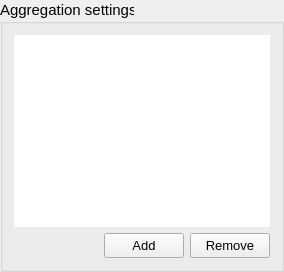
           <widget class="QgsCollapsibleGroupBox" name="group_aggregation">
            <property name="sizePolicy">
             <sizepolicy hsizetype="Preferred" vsizetype="Expanding">
              <horstretch>0</horstretch>
              <verstretch>0</verstretch>
             </sizepolicy>
            </property>
            <property name="font">
             <font>
              <family>Segoe UI</family>
              <pointsize>11</pointsize>
             </font>
            </property>
            <property name="title">
             <string>Aggregation settings</string>
            </property>
            <property name="collapsed">
             <bool>true</bool>
            </property>
            <layout class="QGridLayout" name="gridLayout_4">
             <item row="0" column="0" rowspan="2" colspan="3">
              <widget class="QTreeView" name="aggregation_tv">
               <property name="styleSheet">
                <string notr="true">QTreeView {background-color: white;}</string>
               </property>
               <property name="frameShape">
                <enum>QFrame::NoFrame</enum>
               </property>
               <property name="selectionMode">
                <enum>QAbstractItemView::SingleSelection</enum>
               </property>
              </widget>
             </item>
             <item row="2" column="2">
              <widget class="QPushButton" name="remove_aggregation_entry">
               <property name="minimumSize">
                <size>
                 <width>0</width>
                 <height>25</height>
                </size>
               </property>
               <property name="font">
                <font>
                 <family>MS Shell Dlg 2</family>
                 <pointsize>10</pointsize>
                </font>
               </property>
               <property name="text">
                <string>Remove</string>
               </property>
              </widget>
             </item>
             <item row="2" column="1">
              <widget class="QPushButton" name="add_aggregation_entry">
               <property name="minimumSize">
                <size>
                 <width>0</width>
                 <height>25</height>
                </size>
               </property>
               <property name="font">
                <font>
                 <family>Segoe UI</family>
                 <pointsize>10</pointsize>
                </font>
               </property>
               <property name="text">
                <string>Add</string>
               </property>
              </widget>
             </item>
             <item row="2" column="0">
              <spacer name="horizontalSpacer">
               <property name="orientation">
                <enum>Qt::Horizontal</enum>
               </property>
               <property name="sizeHint" stdset="0">
                <size>
                 <width>40</width>
                 <height>20</height>
                </size>
               </property>
              </spacer>
             </item>
            </layout>
           </widget>
